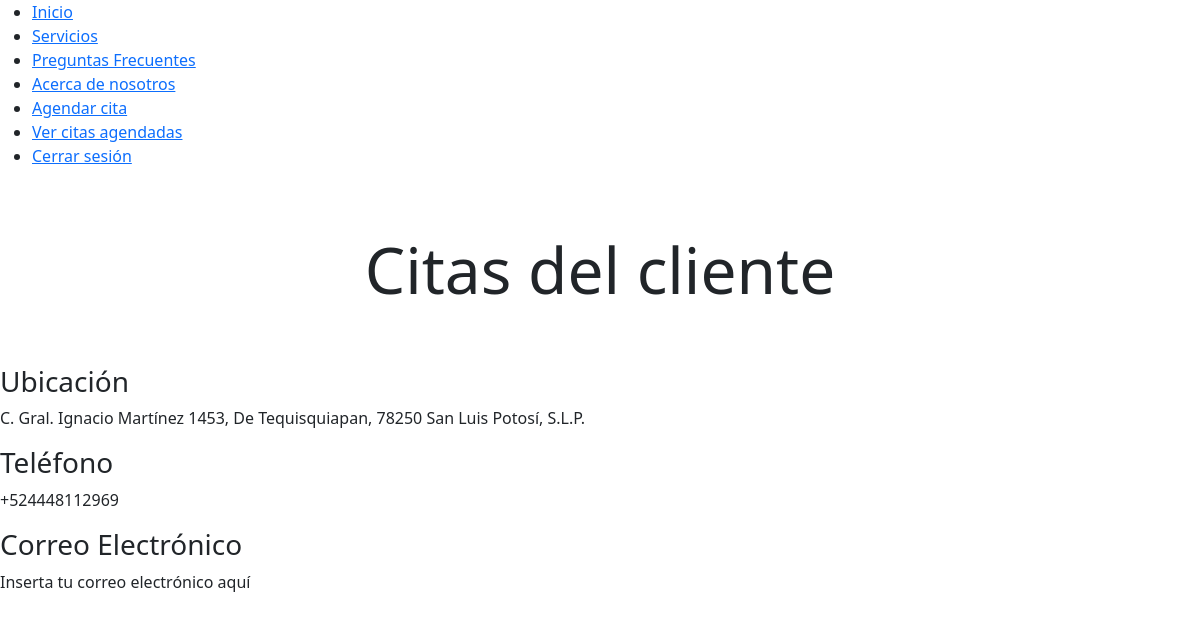
The app's page /lista_citas/ (signed in), older data.
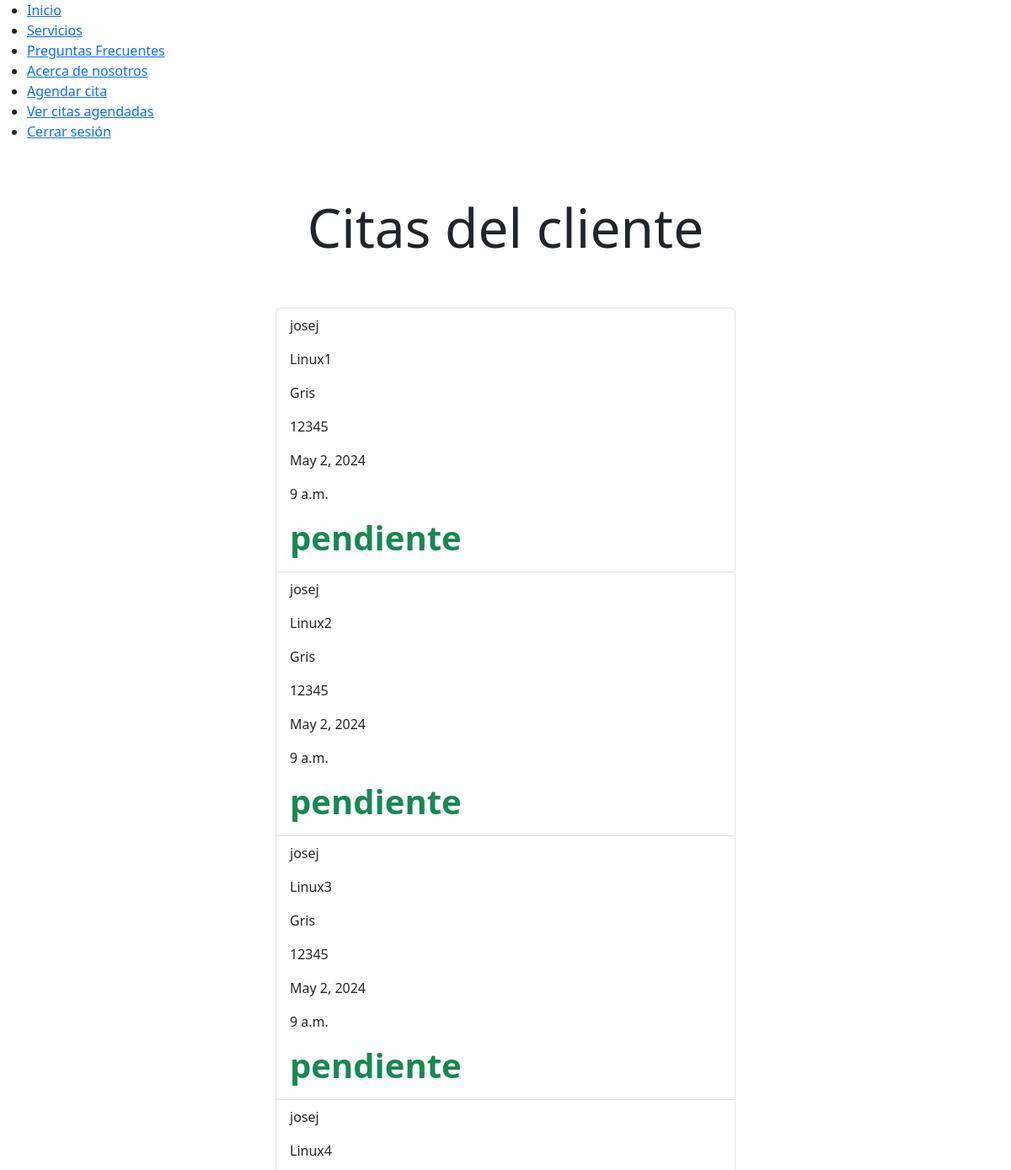
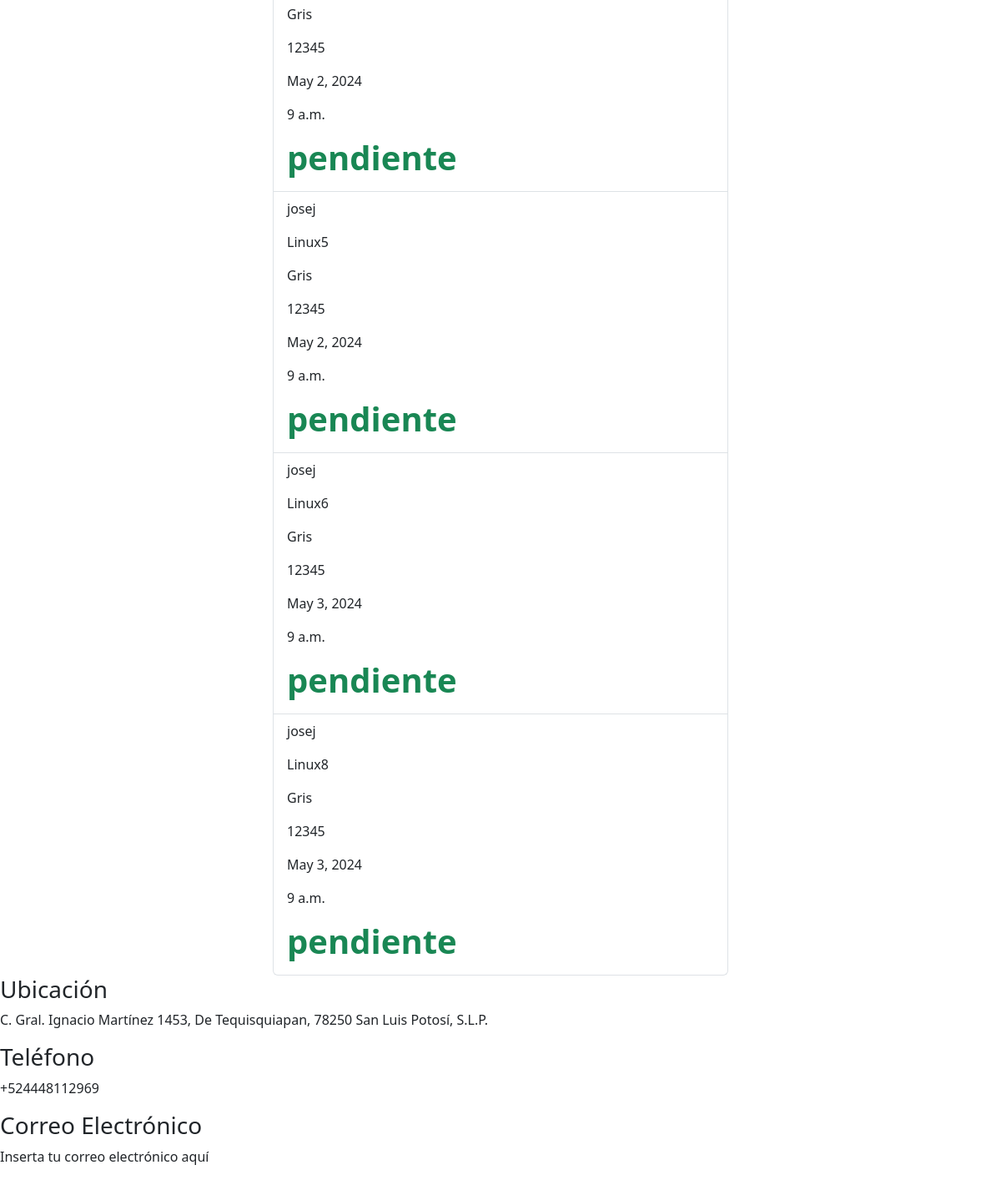
The same page, newer data (2 pictures, top to bottom).
### autenticacion/models.py (models this page shows, shortened)
class Cita(models.Model):
    usuario = models.ForeignKey(User, on_delete=models.CASCADE)
    modelo_carro = models.CharField(max_length=100)
    color = models.CharField(max_length=100)
    placas = models.CharField(max_length=20)
    fecha = models.DateField()
    hora = models.TimeField()
    estado = models.CharField(max_length=50, default='pendiente')
    retroalimentacion = models.TextField(null=True, blank=True)
    servicios = models.ManyToManyField(Servicio, through='DetalleCita')

class User(AbstractUser):
    tel = models.CharField(max_length= 20) #Agregar el campo telefono a la tabla de usuario

### autenticacion/views.py (the view)
# urls.py: path('lista_citas/', v_auth.lista_citas_cliente, name='lista_citas_cliente'),
@login_required
def lista_citas_cliente(request):
    citas_en_espera = Cita.objects.filter(usuario = request.user, estado = "pendiente")
    citas_en_proceso = Cita.objects.filter(usuario = request.user, estado = "en proceso")
    citas_finalizadas = Cita.objects.filter(usuario = request.user, estado = "finalizada")
    titulo = "Citas del cliente"
    return render(request, "lista_citas_cliente.html",{
        'titulo': titulo,
        'citas_en_espera' : citas_en_espera,
        'citas_en_proceso' : citas_en_proceso,
        'citas_finalizadas' : citas_finalizadas,
    })

### main/templates/lista_citas_cliente.html (shortened to what this page needs)
{% extends 'layouts/base.html' %}
    {% block content %}
    <main class="container">
        <div class="row">
            <div class="col-md-6 offset-md-3">
                <h1 class="text-center display-3 py-5">{% block title %}{{ titulo }}{% endblock %}</h1>
                <ul class="list-group">
                    {% for cita in citas_en_espera %}
                    <a class="list-group-item" href="{% url 'detalle_cita_cliente' cita.id %}">
                        <header class="d-flex justify-content-between">
                            <p>{{cita.usuario}}</p>
                        </header>
                            <p>{{cita.modelo_carro}}</p>
                            <p>{{cita.color}}</p>
                            <p>{{cita.placas}}</p>
                            <p>{{cita.fecha}}</p>
                            <p>{{cita.hora}}</p>
                            <h1 class="fw-bold text-success">{{cita.estado}}</h1>
                    </a>
                    {% endfor %}
                </ul>
            </div>
        </div>
    </main>
    {% endblock %}

Row changes from the older to the newer data that the page shows:
added Cita: usuario "josej", modelo_carro "Linux1", color "Gris", placas "12345", fecha "May 2, 2024", hora "9 a.m.", estado "pendiente"
added Cita: usuario "josej", modelo_carro "Linux2", color "Gris", placas "12345", fecha "May 2, 2024", hora "9 a.m.", estado "pendiente"
added Cita: usuario "josej", modelo_carro "Linux3", color "Gris", placas "12345", fecha "May 2, 2024", hora "9 a.m.", estado "pendiente"
added Cita: usuario "josej", modelo_carro "Linux4", color "Gris", placas "12345", fecha "May 2, 2024", hora "9 a.m.", estado "pendiente"
added Cita: usuario "josej", modelo_carro "Linux5", color "Gris", placas "12345", fecha "May 2, 2024", hora "9 a.m.", estado "pendiente"
added Cita: usuario "josej", modelo_carro "Linux6", color "Gris", placas "12345", fecha "May 3, 2024", hora "9 a.m.", estado "pendiente"
added Cita: usuario "josej", modelo_carro "Linux8", color "Gris", placas "12345", fecha "May 3, 2024", hora "9 a.m.", estado "pendiente"
